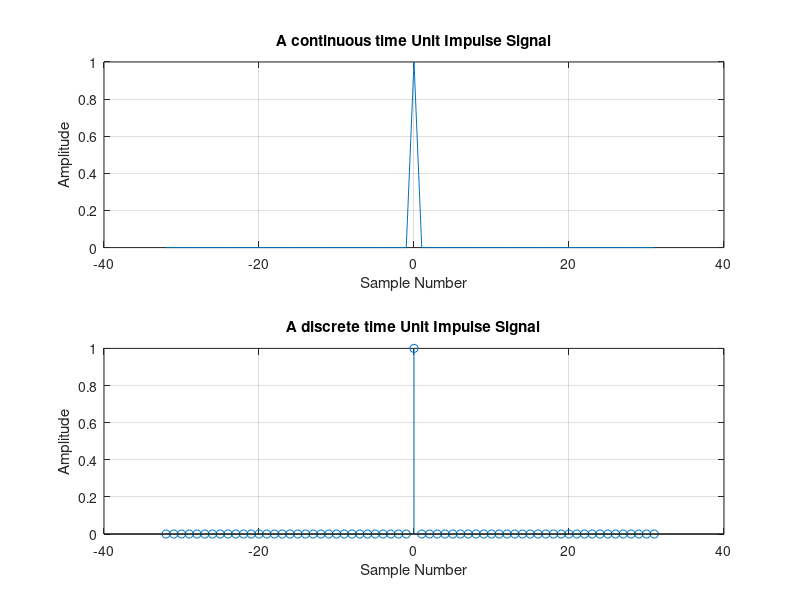

MATLAB code for this plot:
N=64; % Define the number of samples
n=-(N/2):((N/2)-1); % Define a vector of sample numbers
x=zeros(1,N); % Define a vector of zeros
x((N/2)+1)=1; % Make the first sample to be 1 (i.e.at t=0)
subplot(211)
plot(n,x); % continuous time impulse signal
grid;
title('A continuous time Unit Impulse Signal');
xlabel('Sample Number');
ylabel('Amplitude');
subplot(212)
stem(n,x); % discrete time impulse signal
grid;
title('A discrete time Unit Impulse Signal');
xlabel('Sample Number');
ylabel('Amplitude');